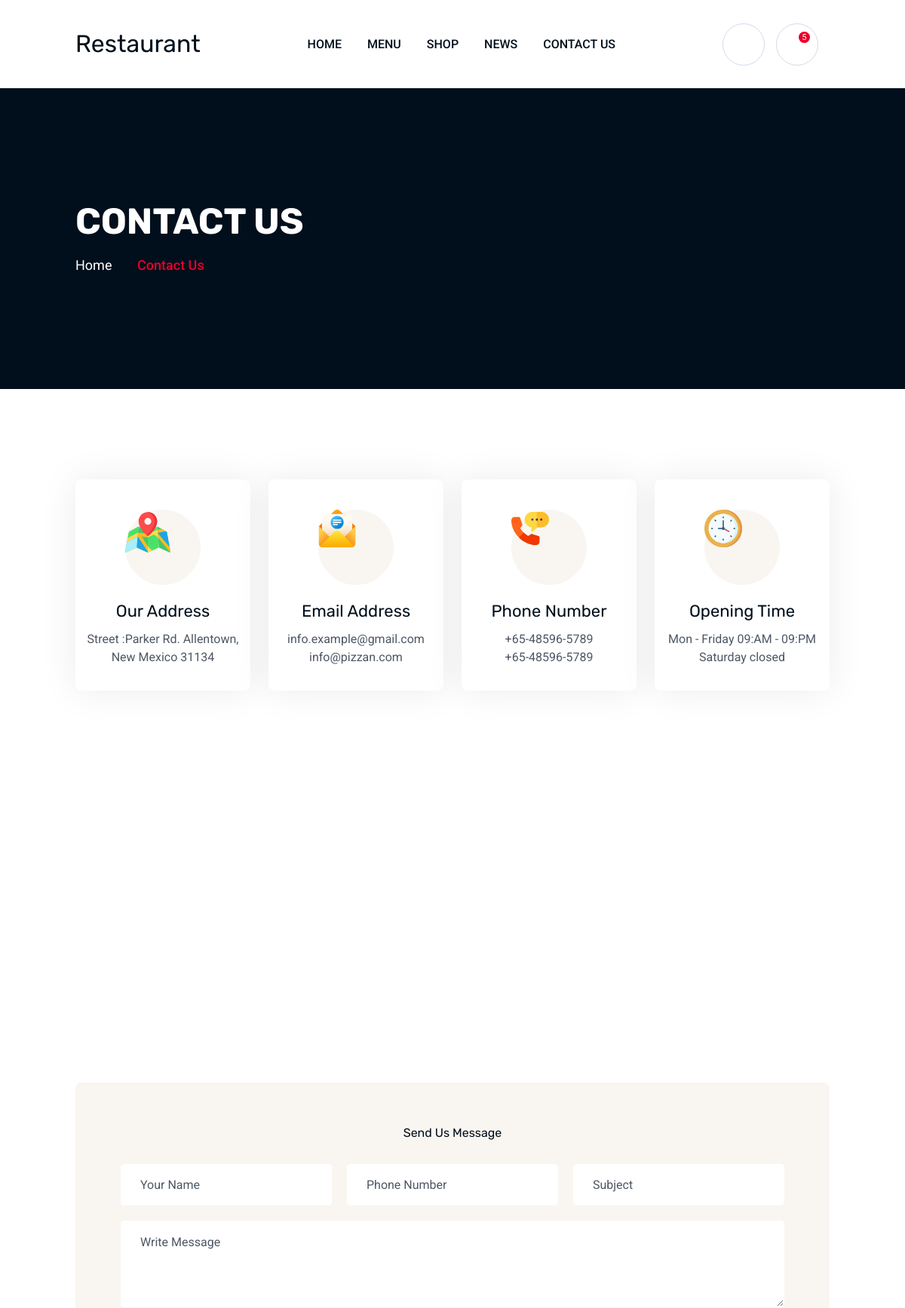
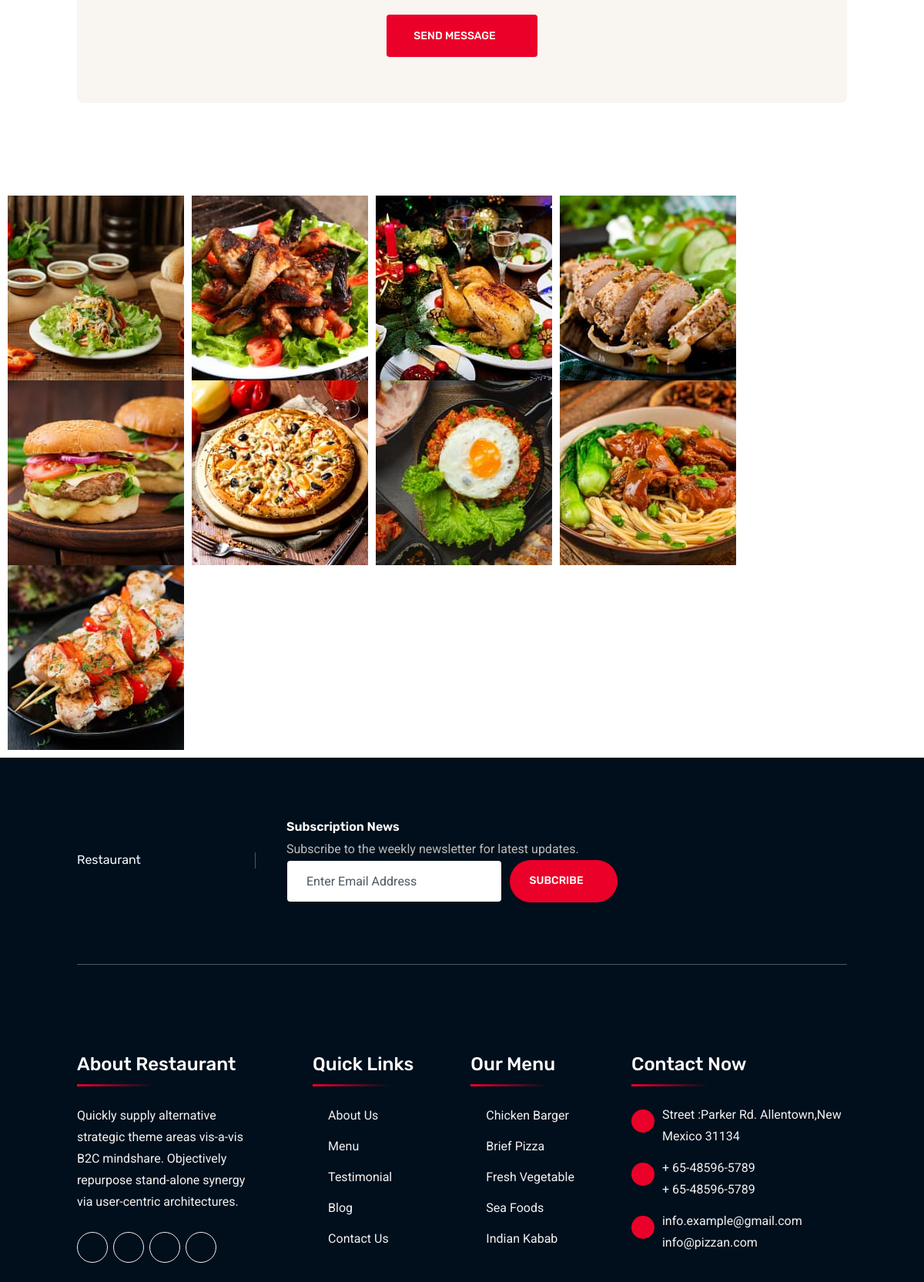
Page /contact/ (upper part) on the committed database (2 pictures, top to bottom).
### myapp/models.py (models this page shows)
class ContactSliderModel(models.Model):
    id = models.UUIDField(primary_key=True, default=uuid.uuid4, editable=False)
    name = models.CharField(max_length=50, blank=True, null=True)
    image = models.ImageField(upload_to='Contact')
    created_at = models.DateTimeField(auto_now_add=True)
    updated_at = models.DateTimeField(auto_now=True)

class ContactModel(models.Model):
    id = models.UUIDField(primary_key=True, default=uuid.uuid4, editable=False)
    title1 = models.CharField(max_length=50, blank=True, null=True)
    name1 = models.CharField(max_length=50, blank=True, null=True)
    name11 = models.CharField(max_length=50, blank=True, null=True)
    title2 = models.CharField(max_length=50, blank=True, null=True)
    name2 = models.CharField(max_length=50, blank=True, null=True)
    name22 = models.CharField(max_length=50, blank=True, null=True)
    title3 = models.CharField(max_length=50, blank=True, null=True)
    name3 = models.CharField(max_length=50, blank=True, null=True)
    name33 = models.CharField(max_length=50, blank=True, null=True)
    title4 = models.CharField(max_length=50, blank=True, null=True)
    name4 = models.CharField(max_length=50, blank=True, null=True)
    name44 = models.CharField(max_length=50, blank=True, null=True)
    created_at = models.DateTimeField(auto_now_add=True)
    updated_at = models.DateTimeField(auto_now=True)

class GalleryModel(models.Model):
    id = models.UUIDField(primary_key=True, default=uuid.uuid4, editable=False)
    image = models.ImageField(upload_to='Gallery')
    created_at = models.DateTimeField(auto_now_add=True)
    updated_at = models.DateTimeField(auto_now=True)

### myapp/views.py (the view)
# urls.py: path('contact/', views.ContactPage, name="contactPage"),
def ContactPage(request):
    ContactSlider = ContactSliderModel.objects.all()
    Contact = ContactModel.objects.all()
    Gallery = GalleryModel.objects.all()
    context = {
        'ContactSlider': ContactSlider,
        'Gallery': Gallery,
        'Contact': Contact,
    }
    return render(request, 'contact.html', context)

### myapp/templates/contact.html (shortened to what this page needs)
{% extends 'base.html' %}
{% load static %}
{% block body %}
{% for i in ContactSlider %}
<div class="breadcumb-wrapper" data-bg-src="{{ i.image.url }}">
    <div class="container z-index-common">
        <div class="breadcumb-content">
            <h1 class="breadcumb-title">{{ i.name|safe }}</h1>
            <ul class="breadcumb-menu">
                <li><a href="{% url 'homePage' %}">Home</a></li>
                <li>{{ i.name|safe }}</li>
            </ul>
        </div>
    </div>
</div>
{% endfor %}
<div class="space">
    <div class="container">
        <div class="row gy-4">
{% for i in Contact %}
            <div class="col-xl-3 col-sm-6">
                <div class="contact-feature">
                    <div class="contact-feature_icon"><img src="{% static 'assets/img/update_2/icon/contact_feature_1.svg' %}"
                            alt="Icon"></div>
                    <h4 class="box-title">{{ i.title1|safe }}</h4><span class="contact-feature_text">{{ i.name1|safe }}<br>{{ i.name11|safe }}</span>
                </div>
            </div>
            <div class="col-xl-3 col-sm-6">
                <div class="contact-feature">
                    <div class="contact-feature_icon"><img src="{% static 'assets/img/update_2/icon/contact_feature_2.svg' %}"
                            alt="Icon"></div>
                    <h4 class="box-title">{{ i.title2|safe }}</h4><span class="contact-feature_text"><a
                            href="mailto:{{ i.name2|safe }}">{{ i.name2|safe }}</a> <a
                            href="mailto:{{ i.name22|safe }}">{{ i.name22|safe }}</a></span>
                </div>
            </div>
            <div class="col-xl-3 col-sm-6">
                <div class="contact-feature">
                    <div class="contact-feature_icon"><img src="{% static 'assets/img/update_2/icon/contact_feature_3.svg' %}"
                            alt="Icon"></div>
                    <h4 class="box-title">{{ i.title3|safe }}</h4><span class="contact-feature_text"><a
                            href="tel:+{{ i.name3|safe }}">+{{ i.name3|safe }}</a> <a
                            href="tel:+{{ i.name33|safe }}">+{{ i.name33|safe }}</a></span>
                </div>
            </div>
            <div class="col-xl-3 col-sm-6">
                <div class="contact-feature">
                    <div class="contact-feature_icon"><img src="{% static 'assets/img/update_2/icon/contact_feature_4.svg' %}"
                            alt="Icon"></div>
                    <h4 class="box-title">{{ i.title4|safe }}</h4><span class="contact-feature_text">{{ i.name4|safe }}<br>{{ i.name44|safe }}</span>
                </div>
            </div>
{% endfor %}
        </div>
    </div>
</div>
<div class="" id="mapSec">
    <div class="contact-map2"><iframe
            src="https://www.google.com/maps/embed?pb=!1m18!1m12!1m3!1d3644.7310056272386!2d89.2286059153658!3d24.00527418490799!2m3!1f0!2f0!3f0!3m2!1i1024!2i768!4f13.1!3m3!1m2!1s0x39fe9b97badc6151%3A0x30b048c9fb2129bc!2sThemeholy!5e0!3m2!1sen!2sbd!4v1651028958211!5m2!1sen!2sbd"
            allowfullscreen="" loading="lazy"></iframe></div>
</div>
<section class="space-bottom contact-form-sec">
        <div class="container">
            <div class="reservation-area">
                <h4 class="sec-title text-center mb-30">Send Us Message</h4>
                <form action="https://themeholy.com/html/pizzan/demo/mail.php" method="POST"
                    class="booking-form3 ajax-contact">
                    <div class="row">
                        <div class="form-group col-lg-4 col-md-6"><input type="text" class="form-control rounded-2"
                                id="name" name="name" placeholder="Your Name"> <i class="far fa-user"></i></div>
                        <div class="form-group col-lg-4 col-md-6"><input type="tel" class="form-control rounded-2"
                                id="number" name="number" placeholder="Phone Number"> <i class="far fa-phone"></i></div>
                        <div class="form-group col-lg-4"><input type="text" class="form-control rounded-2" id="subject"
                                name="subject" placeholder="Subject"> <i class="far fa-tag"></i></div>
                        <div class="form-group col-12"><textarea name="message" id="message" cols="30" rows="3"
                                class="form-control rounded-2" placeholder="Write Message"></textarea> <i
                                class="far fa-comment"></i></div>
                    </div>
                    <div class="form-btn text-center"><button class="th-btn rounded-2">Send Message<i
                                class="fa-solid fa-arrow-right ms-2"></i></button></div>
                </form>
            </div>
        </div>
    </section>
<div class="gallery-thumb-area">
    <div class="row gx-10 th-carousel" id="gallerySlide1" data-slide-show="8" data-ml-slide-show="7"
        data-lg-slide-show="6" data-md-slide-show="5" data-sm-slide-show="4" data-xs-slide-show="3"
        data-focuson-select="false">
        {% for i in Gallery %}
        <div class="col-auto">
            <div class="gallery-thumb"><img src="{{ i.image.url }}" alt="Gallery Image"> </div>
        </div>
        {% endfor %}
    </div>
</div>
{% endblock %}

### templates/footer.html (shortened to what this page needs)
{% load static %}
<footer class="footer-wrapper footer-layout1" data-bg-src="{% static 'assets/img/bg/footer_bg_1.jpg' %}">
    <div class="container">
        <div class="footer-top">
            <div class="row align-items-center">
                <div class="col-xl-3">
                    <div class="footer-logo"><h3 style="color: aliceblue;">Restaurant</h3></div>
                </div>
                <div class="col-xl-9">
                    <div class="subscribe-box">
                        <div>
                            <h2 class="subscribe-box_title">Subscription News</h2>
                            <p class="subscribe-box_text">Subscribe to the weekly newsletter for latest updates.</p>
                        </div>
                        <form class="newsletter-form"><input class="form-control" type="email"
                                placeholder="Enter Email Address" required=""> <button type="submit"
                                class="th-btn style3">SUBCRIBE<i class="fas fa-arrow-right ms-2"></i></button>
                        </form>
                    </div>
                </div>
            </div>
        </div>
    </div>
    <div class="widget-area">
        <div class="container">
            <div class="row justify-content-between">
                <div class="col-md-6 col-xl-3">
                    <div class="widget footer-widget">
                        <h3 class="widget_title">About Restaurant</h3>
                        <div class="th-widget-about">
                            <p class="about-text">Quickly supply alternative strategic theme areas vis-a-vis B2C
                                mindshare. Objectively repurpose stand-alone synergy via user-centric architectures.
                            </p>
                            <div class="th-social"><a href="https://www.facebook.com/"><i
                                        class="fab fa-facebook-f"></i></a> <a href="https://www.twitter.com/"><i
                                        class="fab fa-twitter"></i></a> <a href="https://www.linkedin.com/"><i
                                        class="fab fa-linkedin-in"></i></a> <a href="https://www.whatsapp.com/"><i
                                        class="fab fa-whatsapp"></i></a></div>
                        </div>
                    </div>
                </div>
                <div class="col-md-6 col-xl-auto">
                    <div class="widget widget_nav_menu footer-widget">
                        <h3 class="widget_title">Quick Links</h3>
                        <div class="menu-all-pages-container">
                            <ul class="menu">
                                <li><a href="{% url 'aboutPage' %}">About Us</a></li>
                                <li><a href="{% url 'menuPage' %}">Menu</a></li>
                                <li><a href="{% url 'newDetailPage' %}">Testimonial</a></li>
                                <li><a href="{% url 'newPage' %}">Blog</a></li>
                                <li><a href="{% url 'contactPage' %}">Contact Us</a></li>
                            </ul>
                        </div>
                    </div>
                </div>
                <div class="col-md-6 col-xl-auto">
                    <div class="widget widget_nav_menu footer-widget">
                        <h3 class="widget_title">Our Menu</h3>
                        <div class="menu-all-pages-container">
                            <ul class="menu">
                                <li><a href="menu-fast.html">Chicken Barger</a></li>
                                <li><a href="menu-fast.html">Brief Pizza</a></li>
                                <li><a href="menu-fast.html">Fresh Vegetable</a></li>
                                <li><a href="menu-fast.html">Sea Foods</a></li>
                                <li><a href="menu-fast.html">Indian Kabab</a></li>
                            </ul>
                        </div>
                    </div>
                </div>
                <div class="col-md-6 col-xl-auto">
                    <div class="widget footer-widget">
                        <h3 class="widget_title">Contact Now</h3>
                        <div class="th-widget-contact">
{% for i in Contact %}
                            <div class="info-box">
                                <div class="info-box_icon"><i class="fal fa-location-dot"></i></div>
                                <p class="info-box_text">{{ i.name1 }}{{ i.name11 }}
                                </p>
                            </div>
                            <div class="info-box">
                                <div class="info-box_icon"><i class="fal fa-mobile-button"></i></div>
                                <p class="info-box_text"><a href="tel:+11234567890" class="info-box_link">+ {{ i.name3 }}</a> <br>
                                    <a href="tel:+10987654321" class="info-box_link">+ {{ i.name33 }}</a></p>
                            </div>
                            <div class="info-box">
                                <div class="info-box_icon"><i class="fal fa-envelope"></i></div>
                                <p class="info-box_text"><a href="mailto:info@pizzan.com"
                                        class="info-box_link">{{ i.name2 }}</a> <a
                                        href="mailto:info.example@pizzan.com"
                                        class="info-box_link">{{ i.name22 }}</a></p>
                            </div>
{% endfor %}
                        </div>
                    </div>
                </div>
            </div>
        </div>
    </div>
</footer>

### rows in the picture
ContactSliderModel: name "CONTACT US", name "Contact Us"
ContactModel: title1 "Our Address", name1 "Street :Parker Rd. Allentown,", name11 "New Mexico 31134", title2 "Email Address", name2 "info.example@gmail.com", name22 "info@pizzan.com", title3 "Phone Number", name3 "65-48596-5789", name33 "65-48596-5789", title4 "Opening Time", name4 "Mon - Friday 09:AM - 09:PM", name44 "Saturday closed"
GalleryModel: image (picture)
GalleryModel: image (picture)
GalleryModel: image (picture)
GalleryModel: image (picture)
GalleryModel: image (picture)
GalleryModel: image (picture)
GalleryModel: image (picture)
GalleryModel: image (picture)
GalleryModel: image (picture)
